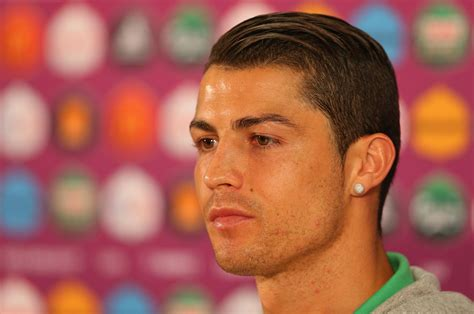
#> input picture Dataset/cristiano_ronaldo/1.jpg, 474 x 314 px; its folder holds only this picture in this run
$ python project.py
#> lines starting #> are read from the running program, lines starting #| are printed output that depends on the picture
from sklearn.model_selection import train_test_split
import os
import cv2
import numpy as np

path = 'Dataset'
class_names = os.listdir(path)
images = []
labels = []

haarcascade = cv2.CascadeClassifier('haarcascade_frontalface_default.xml')
def face_detection(img, sf, mn):
    return haarcascade.detectMultiScale(img, scaleFactor=sf, minNeighbors=mn)

# load
for class_name in class_names:
  class_path = path + '/' + class_name
  for img in os.listdir(class_path):
    img_path = class_path + '/' + img
    image = cv2.imread(img_path, cv2.IMREAD_GRAYSCALE)
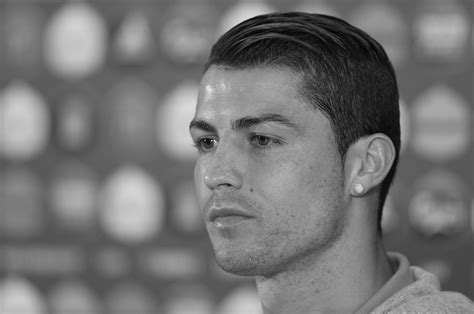
#> image: shape (314, 474); min 0, max 240, mean 116.1
    faces = face_detection(image, 1.2, 5)
#> faces = ()

    for face in faces:
      x, y, w, h = face
      face_image = image[y:y+h, x:x+w]
      # preprocess
      face_image = cv2.resize(face_image, (180, 180))
      face_image = cv2.GaussianBlur(face_image, (11, 11), 0)
      images.append(face_image)
      labels.append(class_names.index(class_name))
#> this loop made 0 passes
#> after the loop, images = []; labels = []
#> pass 2 of the loop `for class_name in class_names:`:
#> class_path = 'Dataset/erling_haaland'
#> img_path = 'Dataset/erling_haaland/1.jpg'
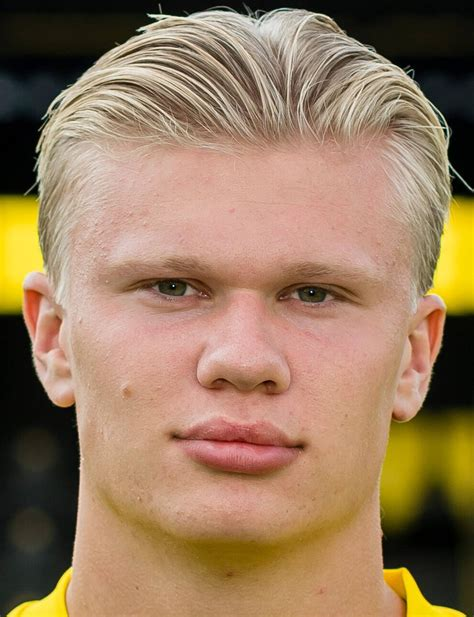
#> input picture Dataset/erling_haaland/1.jpg, 474 x 617 px
#> `image = cv2.imread(img_path, cv2.IMREAD_GRAYSCALE)`:
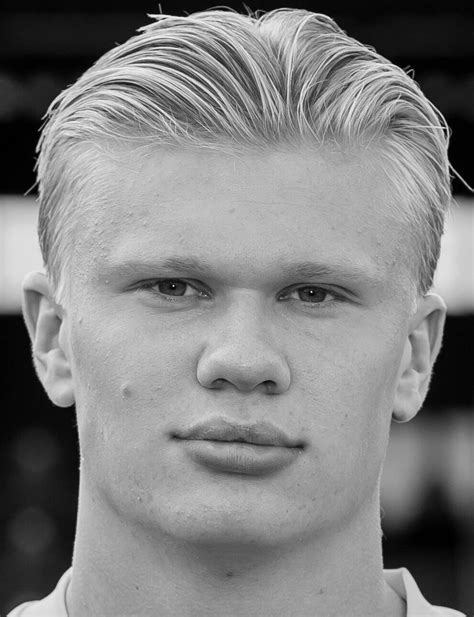
#> image: shape (617, 474); min 0, max 252, mean 129
#> faces = [[41, 134, 400, 400]]
#> the loop `for face in faces:` made 1 pass
#> pass 1, `face_image = cv2.GaussianBlur(face_image, (11, 11), 0)`:
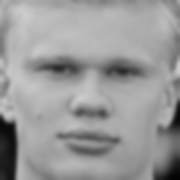
#> face_image: shape (180, 180); min 2, max 204, mean 153.6
#> after the loop `for face in faces:`: images = 1 item; labels = [1]

# split
# menggunakan stratify sesuai label agar jumlah setiap gambar pada setiap class untuk train 75% dan test 25%
#> (the run stopped early here; a loop or call above may not have finished)
